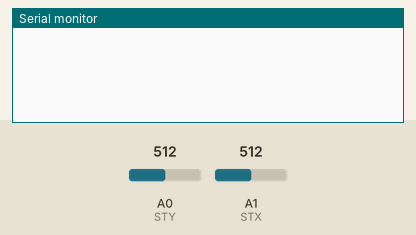
The sketch below on a simulated Arduino Uno, built with avr-gcc and run on an emulated ATmega328P. On the bench: the last lines printed to the serial monitor. The inputs (shaded band) are chosen by the test bench; at power-on: A0 (STY) = 512, A1 (STX) = 512.

Above: at 1.3 s.
1.4 s: A0 (STY) set to 710
At 1.9 s:
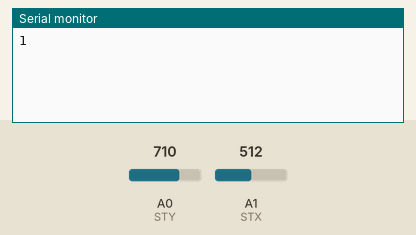
3.0 s: A1 (STX) set to 710
At 4.2 s:
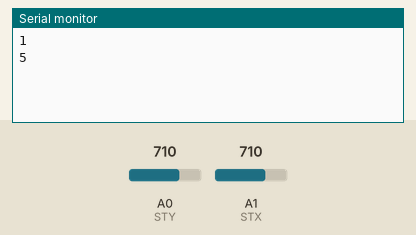
4.5 s: A0 (STY) set to 690
At 5.4 s:
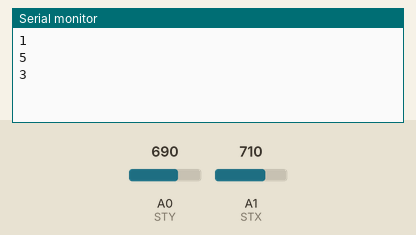
6.0 s: A1 (STX) set to 690
At 6.6 s:
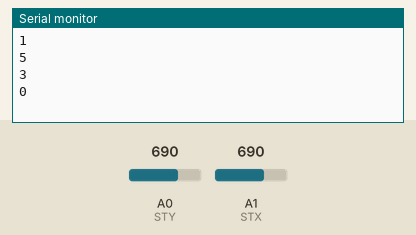
Timing chart, 0 to 8.5 s (numbered marks = the images above; inputs shaded):
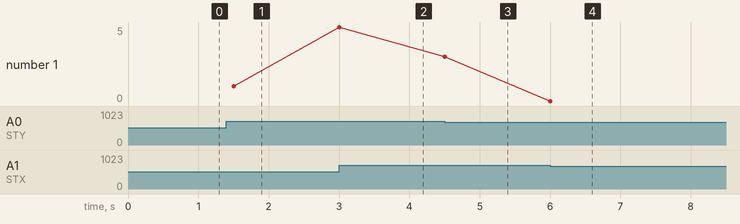

Measured:
- after the input at 1.4 s, the serial monitor: prints a new line after 0.10 s (image 1)
- after the input at 3.0 s, the serial monitor: prints a new line at once (image 2)
- after the input at 4.5 s, the serial monitor: prints a new line at once (image 3)
- after the input at 6.0 s, the serial monitor: prints a new line at once (image 4)
- plotted number 1: 1 → 5 after the input at 3.0 s, 5 → 3 after the input at 4.5 s, 3 → 0 after the input at 6.0 s

The sketch:

joystick.ino
```cpp
#define STX A1
#define STY A0

int prev_message;

void setup() {
  // put your setup code here, to run once:
  pinMode(STX, INPUT);
  pinMode(STY, INPUT);

  Serial.begin(9600);
}

void loop() {
  // put your main code here, to run repeatedly:
  int message = get_control_message();
  if (prev_message != message && message == 0) {
    prev_message = -1;
  } if (prev_message != message) {
    Serial.print(message);
    Serial.println();
    prev_message = message;
  }

  delay(500);
}

int get_control_message() {

  int x_status = get_position(analogRead(STX));
  int y_status = get_position(analogRead(STY));

  if (x_status == 0 && y_status == 0) {

  } else if (x_status == 0 && y_status == 0) {
    return 0;
  } else if (x_status == 0 && y_status == 1) {
    return 1;
  } else if (x_status == 0 && y_status == -1) {
    return 2;
  } else if (x_status == 1 && y_status == 0) {
    return 3;
  } else if (x_status == -1 && y_status == 0) {
    return 4;
  } else if (x_status == 1 && y_status == 1) {
    return 5;
  } else if (x_status == -1 && y_status == 1) {
    return 6;
  } else if (x_status == 1 && y_status == -1) {
    return 7;
  } else if (x_status == -1 && y_status == -1) {
    return 8;
  }
  return 0;
}
int get_position(int point) {

  if (point < 300 ) {
    return -1;
  } else if (point > 700) {
    return 1;
  } else {
    return 0;
  }
}
```
